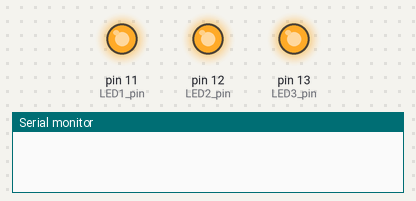
Bench run of a sketch on a simulated Arduino Uno, built with avr-gcc and run on an emulated ATmega328P. On the bench: output pins drawn as LEDs (lit = HIGH), the last lines printed to the serial monitor.

Above: at 0.2 s.
At 1.7 s:
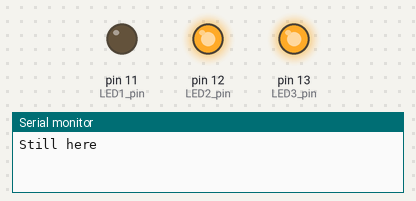
At 2.7 s:
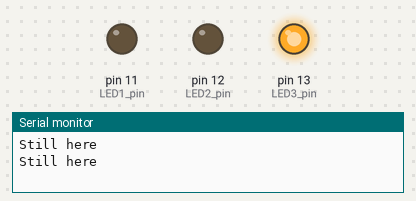
At 3.7 s:
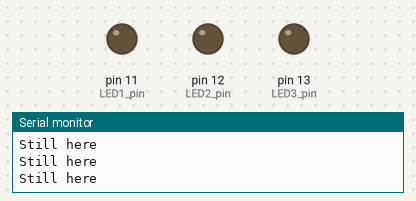
At 5.2 s:
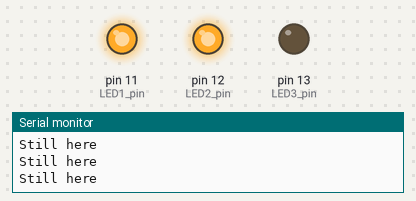
At 7.2 s:
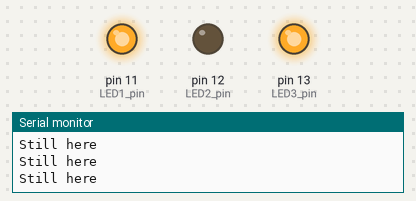
Timing chart, 0 to 7.8 s (numbered marks = the images above):
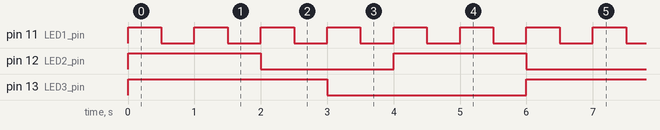

Measured:
- by itself, pin 11 (LED1_pin): alternates HIGH for 0.50 s and LOW for 0.50 s
- by itself, pin 12 (LED2_pin): alternates HIGH for 2.0 s and LOW for 2.0 s
- by itself, pin 13 (LED3_pin): alternates HIGH for 3.0 s and LOW for 3.0 s

The sketch:

class3_intro_to_timers_02.ino
```cpp
/*		TIMERS MADE EASY BY HERNAN LOZANO  		*/

//DEFINE ALL TIMERS AS UNSIGNED AS VARIABLES
unsigned long LED1_timer = 0; // LED1_timer is incremented every 100ms = 0.1s
unsigned long LED2_timer = 0; // LED2_timer is incremented every 100ms = 0.1s
unsigned long LED3_timer = 0; // LED3_timer is incremented every 100ms = 0.1s
unsigned long debug_print_tmr = 0;
//review on data types
bool myboolvar = 0; // same as myboolvar= 0;

void flash_LED1_pin(void);
void flash_LED2_pin(void);
void flash_LED3_pin(void);

const int LED1_pin = 11;
const int LED2_pin = 12;
const int LED3_pin = 13;

void setup()
{
    pinMode(LED1_pin, OUTPUT);
    pinMode(LED2_pin, OUTPUT);
    pinMode(LED3_pin, OUTPUT);
    Serial.begin(9600);
}
void loop()
{
    timers();
	flash_LED1_pin();
	flash_LED2_pin();
	flash_LED3_pin();
	debug_print();
}
void debug_print()
{
	if(debug_print_tmr >= 10) // remember serial_print_tmr increments every 0.1 sec (100ms)
	{	debug_print_tmr = 0;
		Serial.println("Still here");
	}
}
void flash_LED1_pin()
{
	if(LED1_timer<5)			//first 10 (10 times 100 ms = 1s)
		digitalWrite(LED1_pin,HIGH);
	else // greater or equal to 10
	{
		digitalWrite(LED1_pin,LOW);
		if(LED1_timer>=10) //(between 10 and 20 - another 1 s)
			LED1_timer = 0;	//When does the timer get cleared?
	}
}
void flash_LED2_pin()
{
	if(LED2_timer<20)			//Check timer and execute action
		digitalWrite(LED2_pin,HIGH);
	else
	{
		digitalWrite(LED2_pin,LOW);
		if(LED2_timer>=40)
			LED2_timer = 0;	//When does the timer get cleared?
	}
}
void flash_LED3_pin()
{
	if(LED3_timer<30)			//Check timer and execute action
		digitalWrite(LED3_pin,HIGH);
	else
	{
		digitalWrite(LED3_pin,LOW);
		if(LED3_timer>=60)
			LED3_timer = 0;	//When does the timer get cleared?
	}
}
void timers(void)
{
	static unsigned long millis_old = 0;// track the # ms the mcu has been running
	static unsigned interval = 100; 	// interval in ms

    if(millis() >= millis_old + interval)
	{//it falls into this section once every 100s
		millis_old = millis_old + interval;
		LED1_timer++;
		LED2_timer++;
		LED3_timer++;
		debug_print_tmr++;
		//<---- Add new timer here
	}
	if(millis_old > millis())
	{ //if you run for a very long time, correct overflow
		millis_old = millis();
	}
}
```
